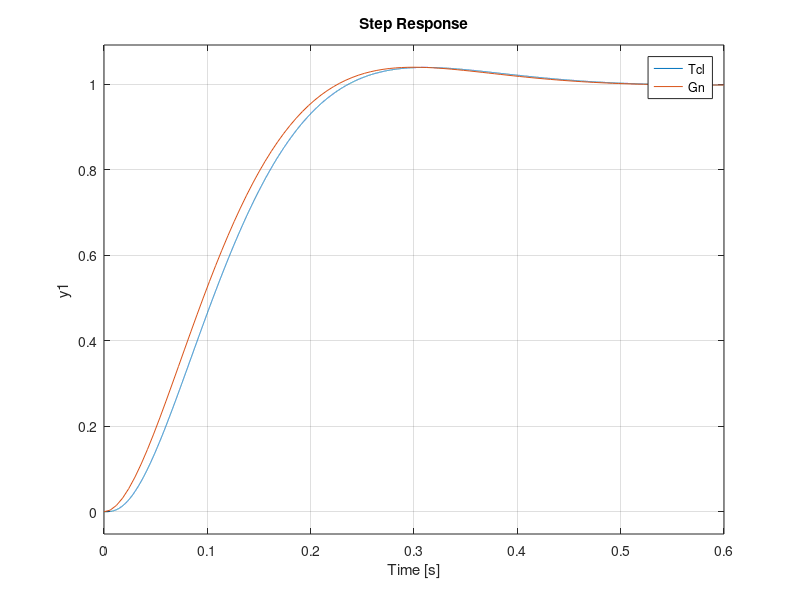

This chart was generated by the following MATLAB code:
pos=4; Ts=2;
z=0.7156;
wn=15
Gn=tf(wn^2,[1 2*z*wn wn^2])
s1=7.21e3; w1=7.41e3;
conv([1 s1-i*w1],[1 s1+i*w1])
k2=ans(2);k3=ans(3);
sigmad=z*wn;
k1=10*sigmad;
k4=2*z*wn;k5=wn^2;
ko=k1*k3*k5/106.6e7
num=10*ko*[1 14400 106.6e6];
den=conv([1 k1],conv([1 k2 k3],[1 k4 k5]))
Tcl=tf(num,den);
step(Tcl,Gn)
legend('Tcl','Gn')